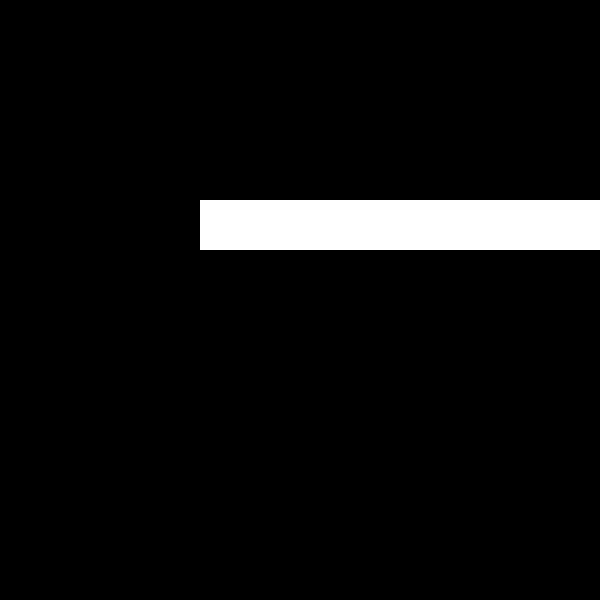
Frame 1 (no input)
Frame 60 (the mouse pressed at the canvas centre just before this capture): identical to frame 1, image omitted
Frame 120 (the mouse held since frame 60 and released just before this capture): identical to frame 1, image omitted

The Processing sketch that drew this single still picture (run headless with seeded random() and noise(); from frame 60 on, the mouse is pressed at the canvas centre):

// Processing sketch: InsertText_java
// ── InsertText_java.pde
void setup() {
  size(600, 600);
  background(0);
  noStroke();
  fill(255);
  rect(200, 200, 400, 50);
}

void draw() {
}
